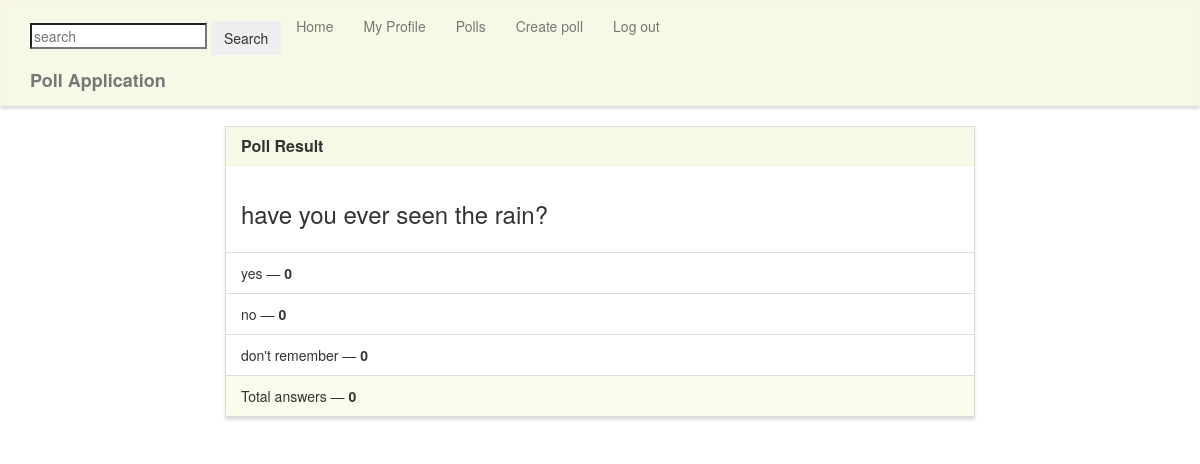
Page /results/11/ (signed in) on the committed database.
### poll/models.py (models this page shows, shortened)
class Poll(models.Model):
    question = models.TextField()
    option_one = models.CharField(max_length=50)
    option_two = models.CharField(max_length=50)
    option_three = models.CharField(max_length=50, blank=True)
    option_one_count = models.IntegerField(default=0)
    option_two_count = models.IntegerField(default=0)
    option_three_count = models.IntegerField(default=0)
    owner = models.IntegerField('Poll owner',blank=False, default=2)
    pub_date = models.DateTimeField(auto_now_add= True)
    last_edited= models.DateTimeField(auto_now= True)
    def total(self):
        return self.option_one_count + self.option_two_count + self.option_three_count

### poll/views.py (the view)
# urls.py: path('results/<poll_id>/', poll_views.results, name='results'),
@login_required
def results(request, poll_id):
    poll = Poll.objects.get(pk=poll_id)
    context = {
        'poll' : poll
    }
    return render(request, 'poll/results.html', context)

### poll/templates/poll/results.html (shortened to what this page needs)
{% extends "poll/base.html" %}
{% block main %}
<div class="row">
    <div class="col-lg-8 col-lg-offset-2">
        <div class="panel panel-default">
            <div class="panel-heading">
                <h3 class="panel-title">Poll Result</h3>
            </div>
            <div class="panel-body">
                <h3>{{ poll.question }}</h3>
            </div>
            <ul class="list-group">
                <li class="list-group-item">{{ poll.option_one }} &mdash; <strong>{{ poll.option_one_count }}</strong></li>
                <li class="list-group-item">{{ poll.option_two }} &mdash; <strong>{{ poll.option_two_count }}</strong></li>
                <li class="list-group-item">{{ poll.option_three }} &mdash; <strong>{{ poll.option_three_count }}</strong></li>
            </ul>
            <div class="panel-footer">
                Total answers &mdash; <strong>{{ poll.total }}</strong>
            </div>
        </div>
    </div>
</div>
{% endblock %}

### poll/static/style.css (style rules this page uses)
.navbar-default, .btn, .form-control, .panel { border-radius: 0; }
.panel-default > .panel-heading { color: #333; background-color: rgba(245, 245, 220, .7); border-color: rgba(245, 245, 220, .6); border-top-left-radius: 0; border-top-right-radius: 0; }
.panel-footer { background-color: rgba(245, 245, 220, .5); border-color: rgba(245, 245, 220, .4); }
.panel { box-shadow: 0px 3px 3px 0px #ddd; }
a.navbar-brand, .panel-title { font-weight: bolder; }

### rows in the picture
Poll: question "have you ever seen the rain?", option_one "yes", option_one_count "0", option_two "no", option_two_count "0", option_three "don't remember", option_three_count "0", total "0"
